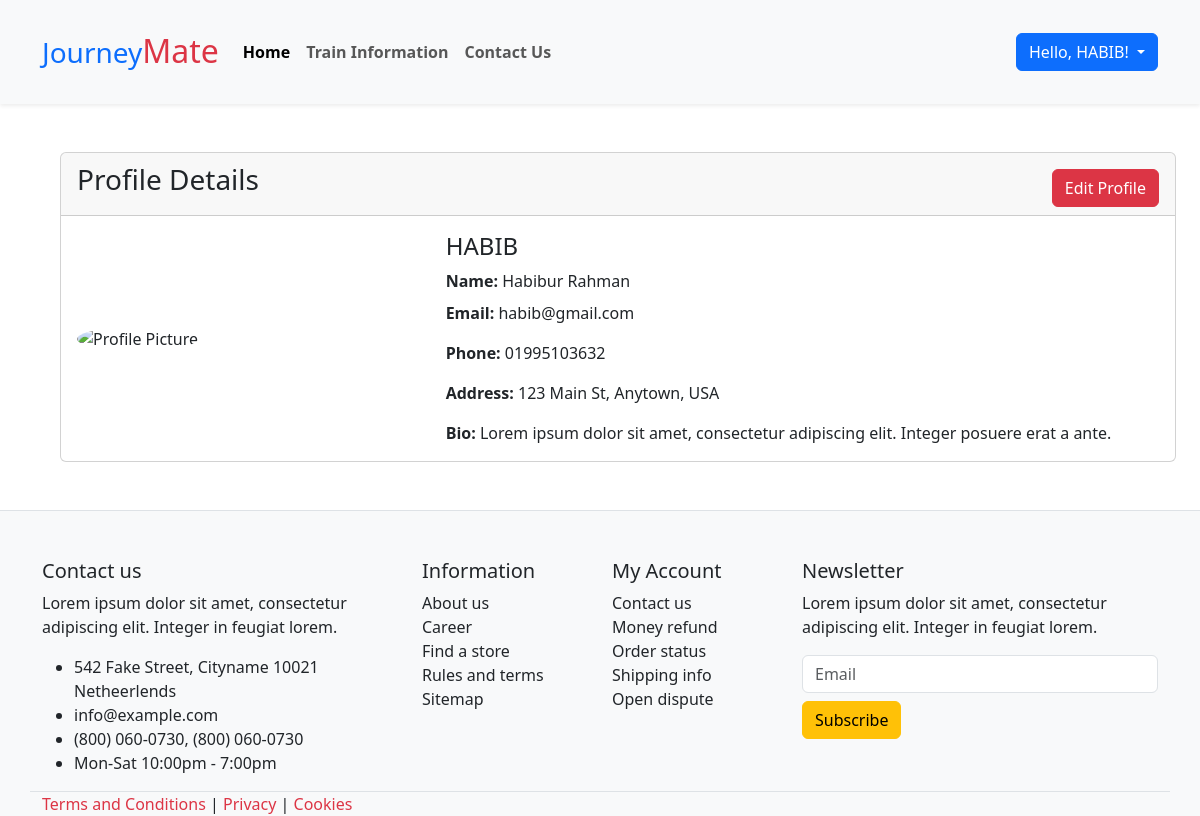
Page /account/profile/ (signed in) on the committed database.
### account/models.py (models this page shows, shortened)
class Account(AbstractBaseUser):
    username=models.CharField(max_length=30,unique=True)
    first_name=models.CharField(max_length=20)
    last_name=models.CharField(max_length=30)
    email=models.EmailField(max_length=50,unique=True)
    phone_number=models.CharField(max_length=21,blank=True)
    date_joined=models.DateTimeField(auto_now_add=True)
    last_login=models.DateTimeField(auto_now_add=True)
    is_admin=models.BooleanField(default=False)
    is_staff=models.BooleanField(default=False)
    is_active=models.BooleanField(default=True) #pore email verifiaction add kore eta false kore dibo
    is_superadmin=models.BooleanField(default=False)
    USERNAME_FIELD='email'
    REQUIRED_FIELDS=['username','first_name','last_name','phone_number',]
    objects=MyAccountManager()

### account/views.py (the view)
@login_required(login_url='login')
def profile(request):
    return render(request,'profile.html')

### account/templates/profile.html
{% extends 'base.html' %}
{% load static %}
{% block content %}
<div class="container  m-5">
    <div class="card">
        <div class="card-header">
            <div class="d-flex justify-content-between align-items-center">
                <h3>Profile Details</h3>
                <a href="{% url 'edit_profile' %}" class="btn mt-2 btn-danger "> Edit Profile</a>
            </div>
        </div>
        <div class="card-body">
            <div class="row d-flex align-items-center">
                <div class="col-md-4">
                    <img src="{% static 'profile.png' %}" class="img-fluid rounded-circle" alt="Profile Picture">
                </div>
                <div class="col-md-8">
                    <h4 class="card-title">{{user.username|upper}}</h4>
                    <p class="card-title"><strong>Name:</strong> {{user.first_name}} {{user.last_name}}</p>
                    <p class="card-text"><strong>Email:</strong> {{user.email}} </p>
                    <p class="card-text"><strong>Phone:</strong> {{user.phone_number}}</p>
                    <p class="card-text"><strong>Address:</strong> 123 Main St, Anytown, USA</p>
                    <p class="card-text"><strong>Bio:</strong> Lorem ipsum dolor sit amet, consectetur adipiscing elit. Integer posuere erat a ante.</p>
                </div>
            </div>
        </div>
    </div>
</div>
{% endblock content %}

### core/templates/base.html (shortened to what this page needs)
{% load static %}
<!doctype html>
<html lang="en">
    <head>
        <link
            href="https://cdn.jsdelivr.net/npm/bootstrap@5.3.2/dist/css/bootstrap.min.css"
            rel="stylesheet"
        />
		<link rel="stylesheet" href="{% static 'css/style.css' %}">
    </head>
    <body>
        <header>
            <nav class="navbar navbar-expand-lg bg-body-tertiary shadow-sm py-4">
                <div class="container">
                <h1> <a class="navbar-brand " href="{% url 'home' %}" ><span class="text-primary fs-3" >Journey</span><span class="text-danger fs-2" >Mate</span></a></h1>
                  <div class="collapse navbar-collapse" id="navbarText">
                    <ul class="navbar-nav me-auto mb-2 mb-lg-0">
                      <li class="nav-item">
                        <a class="nav-link active fw-semibold" aria-current="page" href="{% url 'home' %}">Home</a>
                      </li>
                      <li class="nav-item">
                        <a class="nav-link fw-semibold" href="{% url 'train_info' %}">Train Information</a>
                      </li>
                      <li class="nav-item">
                        <a class="nav-link fw-semibold" href="{% url 'contact_us' %}">Contact Us</a>
                      </li>
                    </ul>
                   {% if request.user.is_authenticated %}
                    <div class="widget-header">
                      <div class="dropdown">
                        <button type="button" class="btn btn-primary dropdown-toggle" data-bs-toggle="dropdown">
                         Hello, {{user.username | upper}}!
                        </button>
                      </div>
					</div>
          {% endif %}
                  </div>
                </div>
              </nav>
        </header>
        <main>
            {% block content %}
            {% endblock content %}
        </main>
<footer class="section-footer border-top bg-body-tertiary  pt-5 ">
	<div class="container">
		<section class="footer-top  padding-y">
			<div class="row">
				<aside class="col-md-4 col-12">
					<article class="mr-md-4">
						<h5 class="title">Contact us</h5>
						<p>Lorem ipsum dolor sit amet, consectetur adipiscing elit. Integer in feugiat lorem. </p>
						<ul class="list-icon">
							<li> 542 Fake Street, Cityname 10021 Netheerlends </li>
							<li>  info@example.com</li>
							<li>  (800) 060-0730, (800) 060-0730</li>
							<li> Mon-Sat 10:00pm - 7:00pm</li>
						</ul>
					</article>
				</aside>
				<aside class="col-md col-6">
					<h5 class="title">Information</h5>
					<ul class="list-unstyled">
						<li> <a class="text-decoration-none text-dark" href="#">About us</a></li>
						<li> <a class="text-decoration-none text-dark" href="#">Career</a></li>
						<li> <a class="text-decoration-none text-dark" href="#">Find a store</a></li>
						<li> <a class="text-decoration-none text-dark" href="#">Rules and terms</a></li>
						<li> <a class="text-decoration-none text-dark" href="#">Sitemap</a></li>
					</ul>
				</aside>
				<aside class="col-md col-6">
					<h5 class="title">My Account</h5>
					<ul class="list-unstyled">
						<li> <a class="text-decoration-none text-dark " href="#">Contact us</a></li>
						<li> <a class="text-decoration-none text-dark " href="#">Money refund</a></li>
						<li> <a class="text-decoration-none text-dark " href="#">Order status</a></li>
						<li> <a class="text-decoration-none text-dark " href="#">Shipping info</a></li>
						<li> <a class="text-decoration-none text-dark " href="#">Open dispute</a></li>
					</ul>
				</aside>
				<aside class="col-md-4 col-12">
					<h5 class="title">Newsletter</h5>
					<p>Lorem ipsum dolor sit amet, consectetur adipiscing elit. Integer in feugiat lorem. </p>
					<form class="form-inline mb-3">
						<input type="text" placeholder="Email" class="form-control" name="">
						<button class="btn mt-2 btn-warning inline-block"> Subscribe</button>
					</form>
				</aside>
			</div>
		</section>
		<section class="footer-bottom border-top row">
			<div class="col-md-6">
				<p class="mb-0">
					<a class="text-decoration-none text-danger" href="">Terms and Conditions</a> |
					<a class="text-decoration-none text-danger" href="">Privacy</a> |
					<a class="text-decoration-none text-danger" href="">Cookies</a>
				</p>
			</div>
			<div class="col-md-6 text-md-right">
			</div>
		</section>
	</div>
</footer>
    </body>
</html>

### rows in the picture
Account: username "HABIB", first_name "Habibur", last_name "Rahman", email "habib@gmail.com", phone_number "01995103632"
